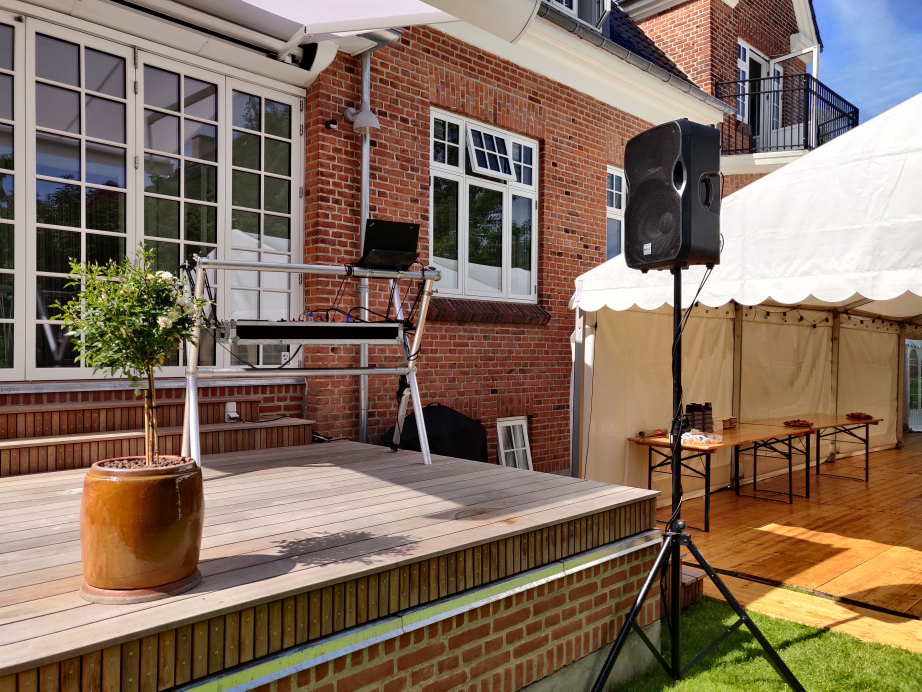
#> input picture images/events/havefest1.jpg, 4608 x 3456 px (shown at 1/5 size); its folder holds only this picture in this run
$ python optimize_gallery_assets.py
#> lines starting #> are read from the running program, lines starting #| are printed output that depends on the picture
from pathlib import Path
from PIL import Image

root = Path(__file__).resolve().parents[1] / 'public' / 'images' / 'events'
thumb_dir = root / 'thumbs'
thumb_dir.mkdir(exist_ok=True)

for image_path in sorted(root.glob('*')):
    if not image_path.is_file() or image_path.suffix.lower() not in {'.jpg', '.jpeg', '.png'}:
        continue

    if image_path.name.startswith('.'):
        continue

    with Image.open(image_path) as img:
#> img is the input picture: PIL image 4608x3456 RGB; mean R, G, B 131.8, 110.9, 94.1
        rgb = img.convert('RGB') if img.mode in {'RGBA', 'LA', 'P', 'CMYK'} else img.convert('RGB')
        max_size = max(rgb.size)
#> max_size = 4608

        if max_size > 1800:
            scale = 1800 / max_size
#> scale = 0.391
            target_size = (max(1, int(rgb.width * scale)), max(1, int(rgb.height * scale)))
#> target_size = (1800, 1350)
        else:
            target_size = rgb.size

        optimized = rgb.resize(target_size, Image.Resampling.LANCZOS)
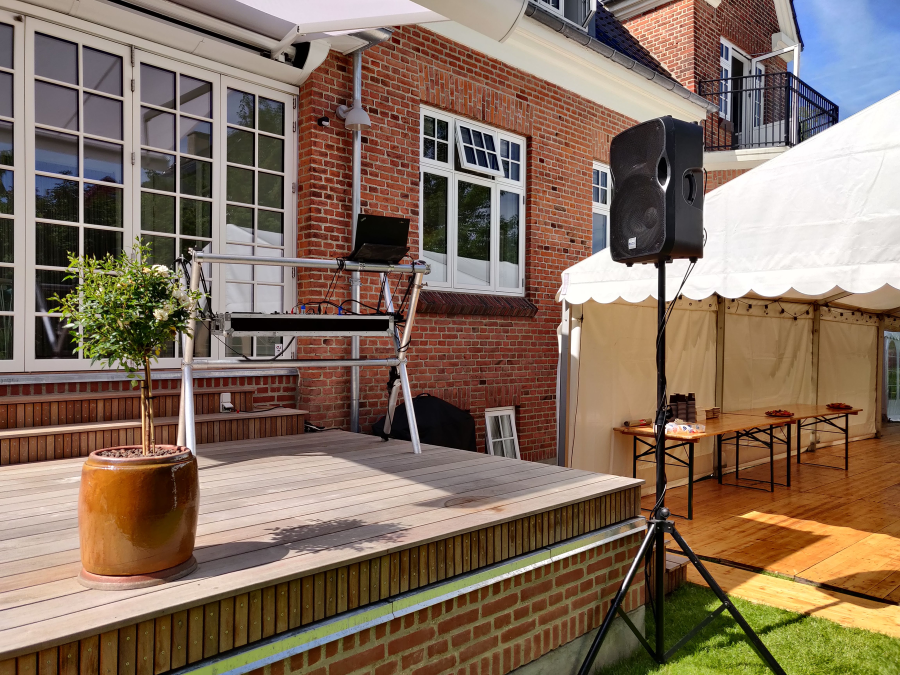
#> optimized: PIL image 1800x1350 RGB (shown at 1/2 size); mean R, G, B 131.8, 110.9, 94.1
        optimized.save(image_path, 'JPEG', quality=72, optimize=True, progressive=True)

        thumb_max = 760
        if max(optimized.size) > thumb_max:
            scale = thumb_max / max(optimized.size)
#> scale = 0.422
            thumb_size = (max(1, int(optimized.width * scale)), max(1, int(optimized.height * scale)))
#> thumb_size = (760, 570)
        else:
            thumb_size = optimized.size

        thumb = optimized.resize(thumb_size, Image.Resampling.LANCZOS)
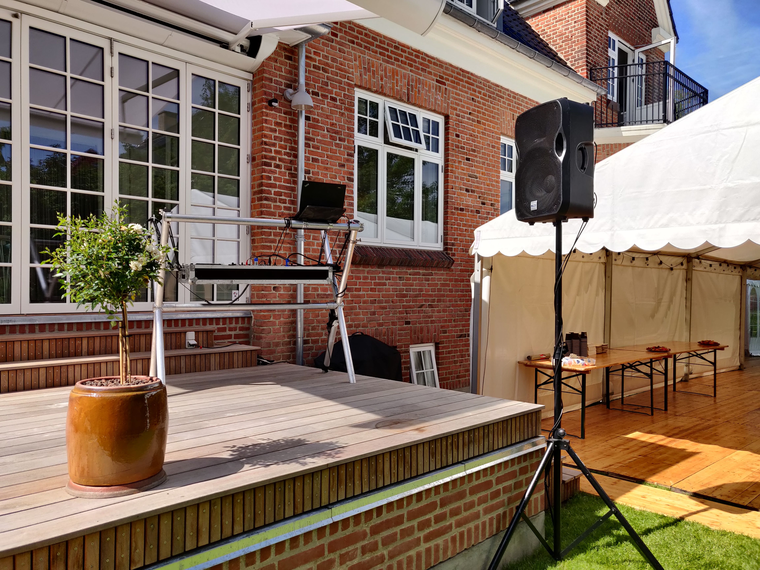
#> thumb: PIL image 760x570 RGB; mean R, G, B 131.8, 110.9, 94.1
        thumb_path = thumb_dir / image_path.name
        thumb.save(thumb_path, 'JPEG', quality=68, optimize=True, progressive=True)

print(f'Optimized {len(list(root.glob("*.jpg")))} event images and generated thumbnails in {thumb_dir}')

$ run again, on images/events/park13-glassal4.jpg
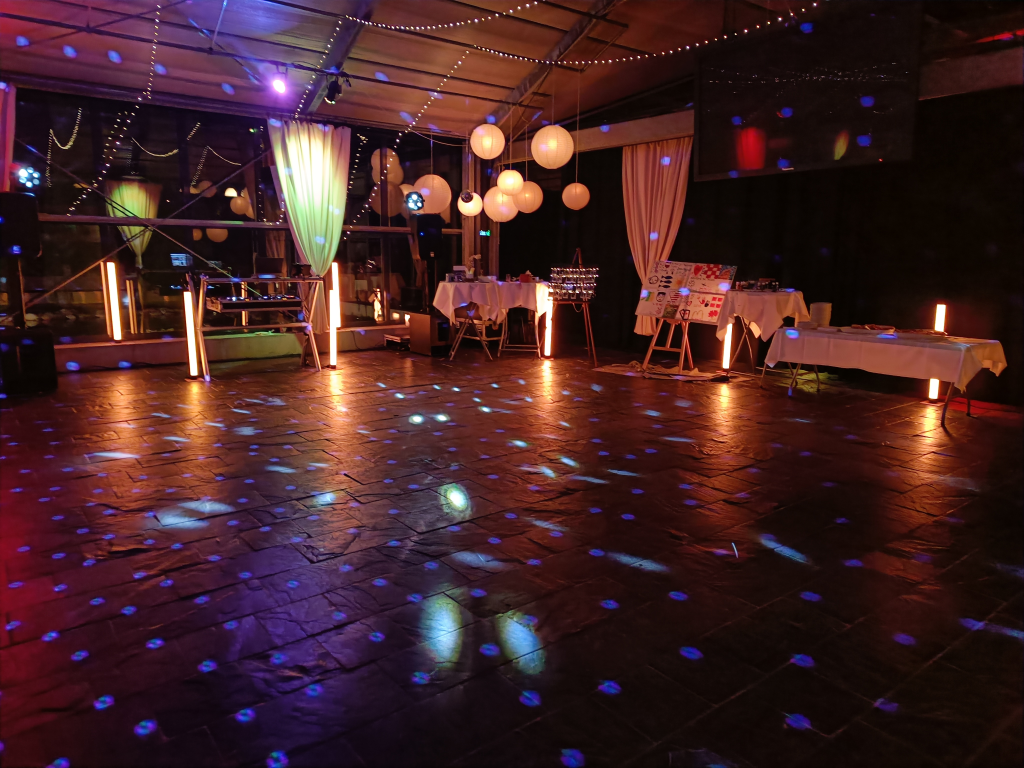
#> input picture images/events/park13-glassal4.jpg, 4096 x 3072 px (shown at 1/4 size)
#> img is the input picture: PIL image 4096x3072 RGB; mean R, G, B 66.2, 34.2, 36.7
#> `thumb = optimized.resize(thumb_size, Image.Resampling.LANCZOS)`:
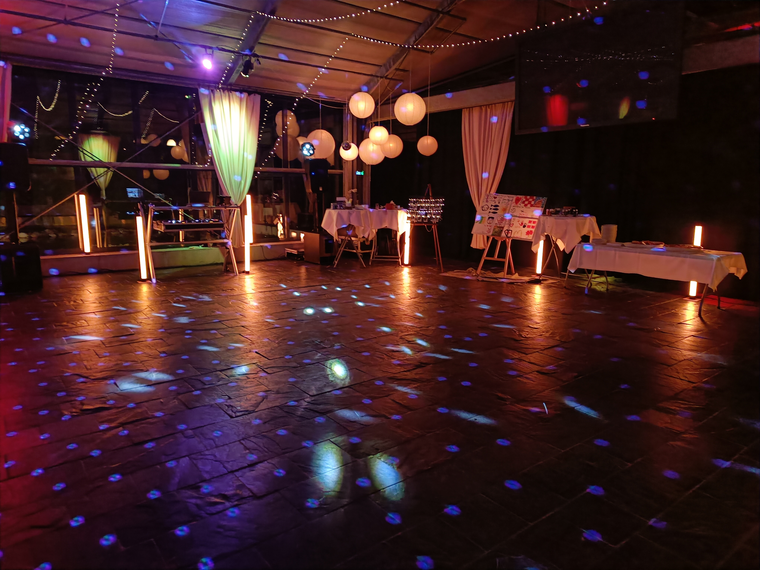
#> thumb: PIL image 760x570 RGB; mean R, G, B 66.2, 34.2, 36.7

$ run again, on images/events/park13-jul.jpg
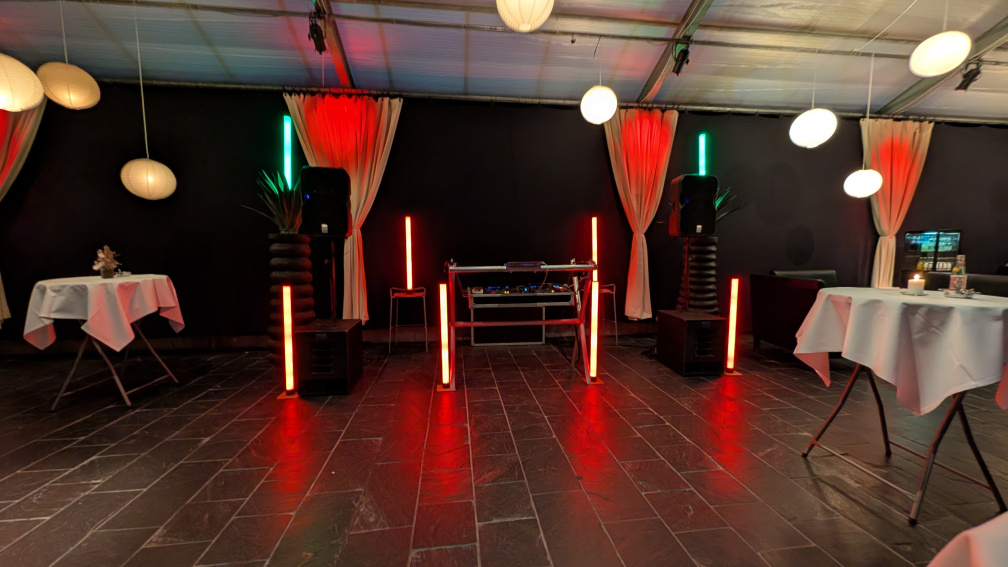
#> input picture images/events/park13-jul.jpg, 4032 x 2268 px (shown at 1/4 size)
#> img is the input picture: PIL image 4032x2268 RGB; mean R, G, B 82.6, 53, 43.5
#> `thumb = optimized.resize(thumb_size, Image.Resampling.LANCZOS)`:
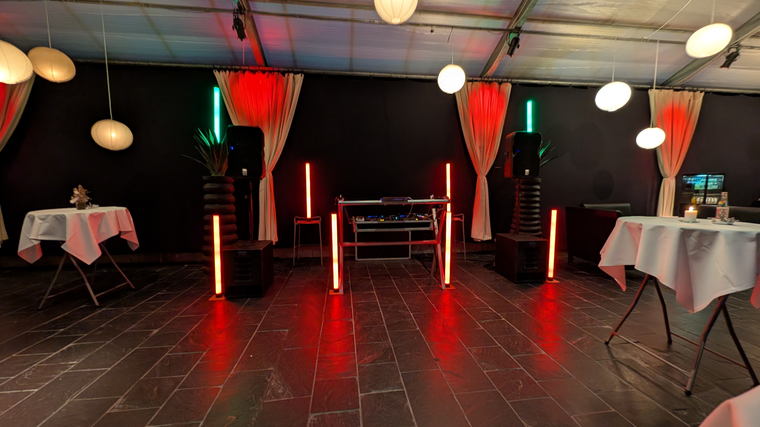
#> thumb: PIL image 760x427 RGB; mean R, G, B 82.6, 53, 43.5

$ run again, on images/events/park13-jul2.jpg
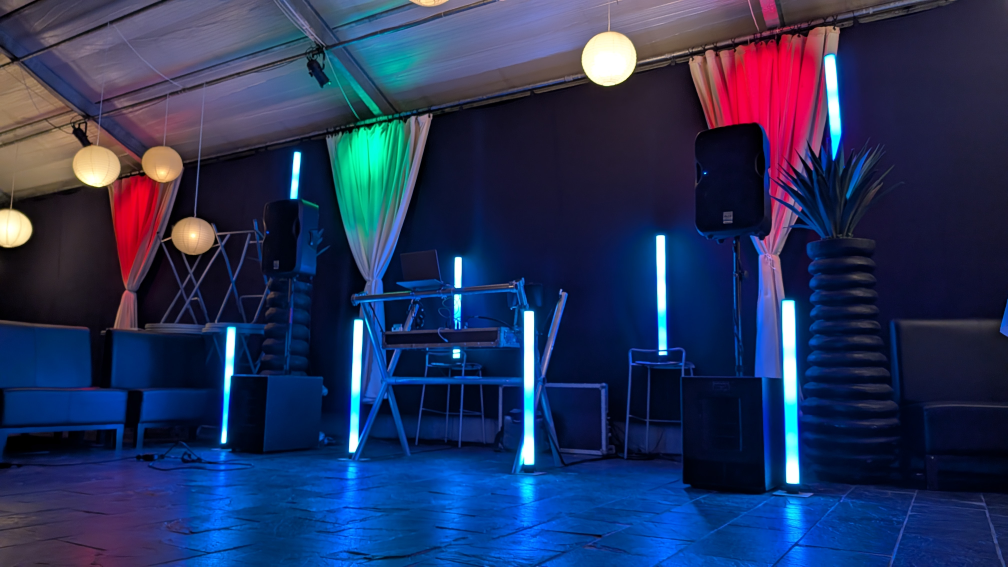
#> input picture images/events/park13-jul2.jpg, 4032 x 2268 px (shown at 1/4 size)
#> img is the input picture: PIL image 4032x2268 RGB; mean R, G, B 37.5, 51.1, 90.6
#> `thumb = optimized.resize(thumb_size, Image.Resampling.LANCZOS)`:
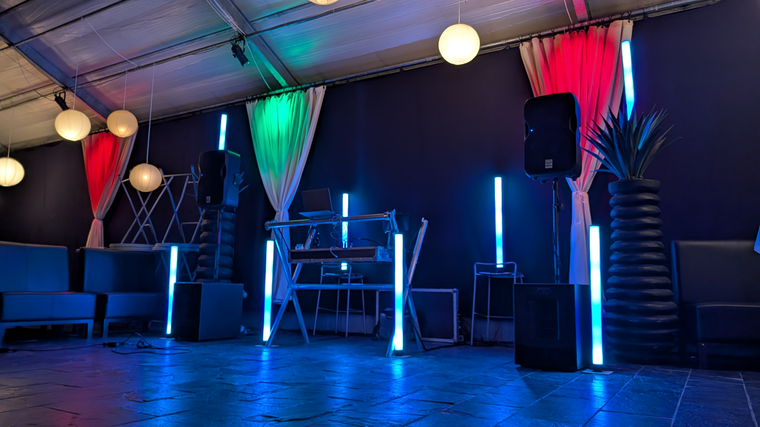
#> thumb: PIL image 760x427 RGB; mean R, G, B 37.6, 51.1, 90.6

$ run again, on images/events/havefest2.jpg
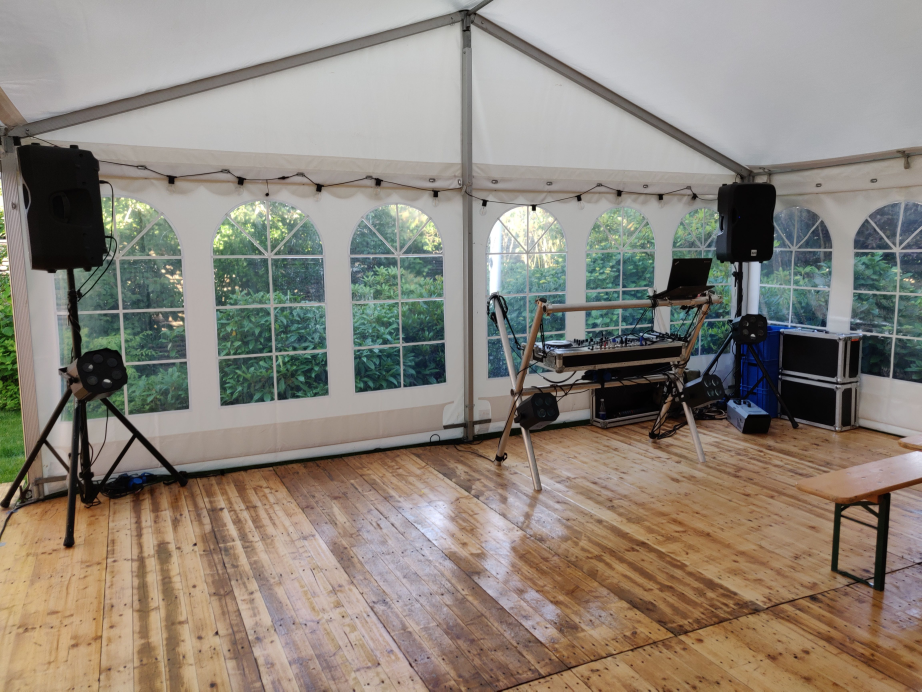
#> input picture images/events/havefest2.jpg, 4608 x 3456 px (shown at 1/5 size)
#> img is the input picture: PIL image 4608x3456 RGB; mean R, G, B 140.5, 133, 123.1
#> `thumb = optimized.resize(thumb_size, Image.Resampling.LANCZOS)`:
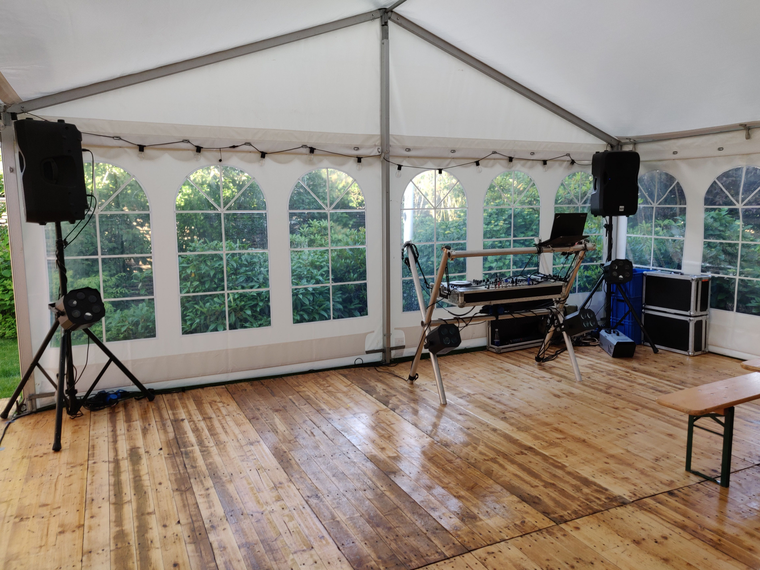
#> thumb: PIL image 760x570 RGB; mean R, G, B 140.5, 133, 123.1
